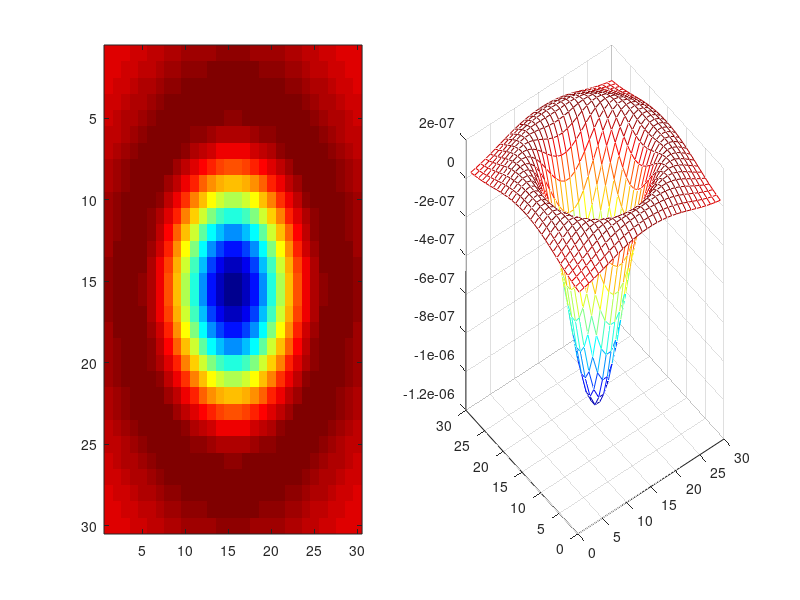

The MATLAB source for this figure:
close all;
clear all;
cd('C:\Users\ChienDuong\Documents\MATLAB\Multi_Object_Tracking\bugs');

%% Frame list
f_list =  dir('*jpeg');

%% Set up Gaussian Filter
hsizeh = 30;
sigmah = 6; 
filt = fspecial('log', hsizeh, sigmah);
subplot(121); imagesc(filt)
subplot(122); mesh(filt)
colormap(jet)

%% Find objects frame by frame
X = cell(1,length(f_list));
Y = cell(1,length(f_list));

for i = 1:length(f_list)
    img_real = (imread(f_list(i).name));
    img_tmp = double(imread(f_list(i).name));
    img = img_tmp(:,:,1);
    
    blob_img = conv2(img,filt,'same');
    
    idx = find(blob_img < 0.7); 
    blob_img(idx) = nan ;
    
    [Y{i},X{i},zmax,zmin] = imextrema(blob_img);
    
    clf
    bugnum = {length(Y{i})};
    imshow(img_real)
    hold on
    text(3,16,bugnum,'FontSize',20);
    for j = 1:length(X{i})
        plot(Y{i}(j),X{i}(j), '*g');
    end
    pause(0.005)
    axis off
    i
end
%save it!
save('raw_fly_detections.mat',  'X','Y')

%now, move on to the multi object tracking code!
